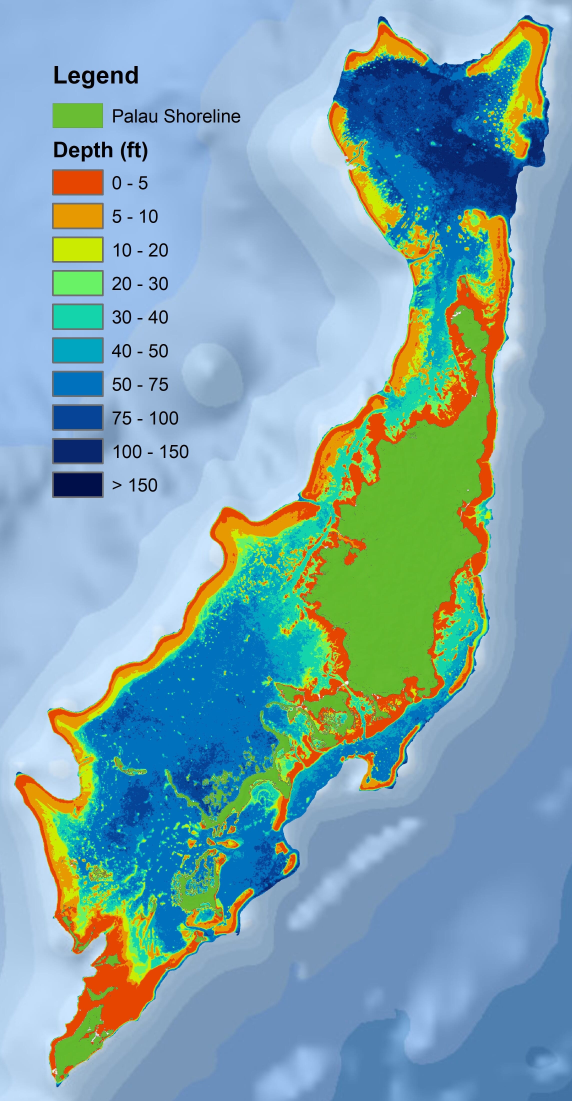
#> input picture data/raw/palau-bathymetry-map.jpg, 2288 x 4402 px (shown at 1/4 size)
$ python process_palau_underwater_image.py
#> lines starting #> are read from the running program, lines starting #| are printed output that depends on the picture; after the words box and inside, x2 and y2 are one past the last pixel; in counts of white or black regions, pixels touching at a corner belong together
### python/bathymesh/project.py
"""Project management for bathymesh."""

import logging
import shutil
from pathlib import Path
from typing import Optional

from bathymesh.config import MeshConfig

logger = logging.getLogger(__name__)


class Project:
    """
    Manages the directory structure and configuration for a bathymesh project.

    Standard structure:
    project_root/
    ├── data/
    │   ├── raw/
    │   ├── processed/
    │   └── meshes/
    ├── configs/
    └── debug_outs/
    """

    def __init__(self, root_dir: Path):
        self.root_dir = Path(root_dir).resolve()
        self.data_dir = self.root_dir / "data"
        self.raw_dir = self.data_dir / "raw"
        self.processed_dir = self.data_dir / "processed"
        self.meshes_dir = self.data_dir / "meshes"
        self.configs_dir = self.root_dir / "configs"
        self.debug_dir = self.root_dir / "debug_outs"

        self._ensure_structure()

    def _ensure_structure(self) -> None:
        """Create necessary directories if they don't exist."""
        for d in [
            self.raw_dir,
            self.processed_dir,
            self.meshes_dir,
            self.configs_dir,
            self.debug_dir,
        ]:
            d.mkdir(parents=True, exist_ok=True)

    # [16 lines left out: functions get_config_path, load_config, save_config, not called in this run]

    def get_raw_path(self, filename: str) -> Path:
        return self.raw_dir / filename

    def get_processed_path(self, filename: str) -> Path:
        return self.processed_dir / filename

    def get_mesh_path(self, filename: str) -> Path:
        return self.meshes_dir / filename

### python/bathymesh/image_processing/image_processor.py
"""Image to heightmap conversion utilities."""

import logging
from pathlib import Path
from typing import Dict, List, Optional, Tuple, Union

import numpy as np
from bathymesh.image_processing.color_mapper import ColorMapper
from PIL import Image
from skimage.color import rgb2lab
from sklearn.cluster import KMeans
from tqdm import tqdm

logger = logging.getLogger(__name__)


class ImageProcessor:
    """
    Processes images to create heightmaps based on color mapping.

    Uses vectorized processing with scikit-image's optimized LAB color conversion
    for maximum performance. Includes tqdm progress bars for long-running operations.
    """

    def __init__(self):
        """Initialize the processor."""
        self.logger = logger

    def load_image(
        self,
        image_path: Union[str, Path],
        preserve_full_resolution: bool = True,
        max_dimension: Optional[int] = None,
    ) -> np.ndarray:
        """
        Load an image file and return as RGB array with full resolution control.

        Args:
            image_path: Path to image file
            preserve_full_resolution: If True, loads at original resolution
            max_dimension: If specified, resize image so largest dimension is this size

        Returns:
            RGB image array with shape (height, width, 3)
        """
#> called with preserve_full_resolution = True
        with tqdm(
            desc=f"Loading image {Path(image_path).name}", total=1, unit="file"
        ) as pbar:
            # Prevent PIL from automatically limiting large images
            if preserve_full_resolution:
                # Remove PIL's default size limit
                Image.MAX_IMAGE_PIXELS = None

            with Image.open(image_path) as img:
                # Log original dimensions
#> img is the input picture: PIL image 2288x4402 RGB; mean R, G, B 125.8, 165.1, 173.2
                self.logger.info(
                    f"Original image size: {img.size[0]}x{img.size[1]} pixels"
                )

                # Resize if max_dimension is specified
                if max_dimension is not None:
                    current_max = max(img.size)
                    if current_max > max_dimension:
                        ratio = max_dimension / current_max
                        new_size = (int(img.size[0] * ratio), int(img.size[1] * ratio))
                        img = img.resize(new_size, Image.Resampling.LANCZOS)
                        self.logger.info(
                            f"Resized to: {new_size[0]}x{new_size[1]} pixels"
                        )

                # Convert to RGB (handles RGBA, grayscale, etc.)
                rgb_img = img.convert("RGB")
                result = np.array(rgb_img)

                self.logger.info(f"Loaded array shape: {result.shape}")
                pbar.update(1)
                return result

    def process_image_to_heightmap(
        self,
        image: np.ndarray,
        color_map: Dict[str, Union[float, Dict]],
        default_fuzziness: float = 10.0,
        region: Optional[Tuple[int, int, int, int]] = None,
        fill_nan_values: bool = False,
        fill_max_iterations: int = 100,
        fill_neighborhood_size: int = 1,
    ) -> np.ndarray:
        """
        Process an image to create a heightmap based on color mapping.

        Args:
            image: RGB image array with shape (height, width, 3)
            color_map: Dictionary mapping hex colors to values/config
            default_fuzziness: Default fuzziness for color matching
            region: Optional (x_start, y_start, x_end, y_end) for sub-region
            fill_nan_values: If True, iteratively fill NaN values with neighbor averages
            fill_max_iterations: Maximum iterations for NaN filling
            fill_neighborhood_size: Neighborhood size for filling (1=3x3, 2=5x5, etc.)

        Returns:
            2D heightmap array with float values (NaN for unmatched pixels, unless filled)
        """
#> called with default_fuzziness = 30, fill_nan_values = True, fill_max_iterations = 50, fill_neighborhood_size = 1
        if image.ndim != 3 or image.shape[2] != 3:
            raise ValueError(
                f"Expected RGB image with shape (H, W, 3), got {image.shape}"
            )

        # Extract region if specified
        if region is not None:
            x_start, y_start, x_end, y_end = region
            image = image[y_start:y_end, x_start:x_end]
            self.logger.info(
                f"Processing sub-region: ({x_start}, {y_start}) to ({x_end}, {y_end})"
            )

        height, width = image.shape[:2]
        self.logger.info(
            f"Processing image of size {width}x{height} with {len(color_map)} color mappings"
        )

        # Initialize color mapper
        mapper = ColorMapper(color_map, default_fuzziness)
#> the loop in __init__, `for hex_color, config in color_map.items():` made 20 passes
#> after the loop in __init__, `for hex_color, config in color_map.items():`: self.color_map = 20 items

        # Generate initial heightmap
        heightmap = self._process_vectorized_optimized(image, mapper)

        # Optionally fill NaN values
        if fill_nan_values:
            heightmap = self.fill_nan_values(
                heightmap,
                max_iterations=fill_max_iterations,
                neighborhood_size=fill_neighborhood_size,
            )

        return heightmap

    def _process_vectorized_optimized(
        self, image: np.ndarray, mapper: ColorMapper
    ) -> np.ndarray:
        """Vectorized processing using scikit-image LAB conversion."""
        height, width = image.shape[:2]

        # Create heightmap array
        heightmap = np.full((height, width), np.nan, dtype=np.float64)
        heightmap_flat = heightmap.reshape(-1)

        # Convert to LAB using scikit-image (optimized)
        with tqdm(desc="Converting to LAB", total=1, unit="step") as pbar:
            # Normalize to 0-1 for scikit-image
            image_norm = image.astype(np.float64) / 255.0
            lab_image = rgb2lab(image_norm)
#> lab_image: shape (4402, 2288, 3) float64; mean of channels 0, 1, 2 66.5, -4.8, -8.2
            pixels_lab = lab_image.reshape(-1, 3)
            pbar.update(1)

        matched_pixels = 0

        # Process each color mapping
        with tqdm(
            total=len(mapper.color_map), desc="Processing color mappings", unit="colors"
        ) as pbar:
            for hex_color, config in mapper.color_map.items():
                target_lab = np.array(config["lab"])
                fuzziness = config["fuzziness"]
                value = config["value"]

                # Vectorized distance calculation
                distances = np.sqrt(np.sum((pixels_lab - target_lab) ** 2, axis=1))
                mask = (distances <= fuzziness) & np.isnan(heightmap_flat)

                heightmap_flat[mask] = value
                matched_pixels += np.sum(mask)
                pbar.update(1)
#> this loop made 20 passes
#> (hex_color, target_lab, value, matched_pixels) on passes 1 to 8: ('#101320', [6.14, 2.49, -9.34], -100, 58753), ('#a85ef9', [55.25, 58.8, -66.33], -50, 58753), ('#9a85cc', [59.89, 22.92, -33.86], -20, 3446378), ('#928ecd', [61.54, 15.59, -31.91], 0, 6039688), ('#9ba7e3', [69.58, 9.54, -31.6], 20, 7257075), ('#1e88d1', [54.54, -2.51, -45.53], 37.5, 7402065), ('#000f4a', [7.55, 21.25, -37.82], -50, 7688227), ('#08266e', [18.2, 20.6, -44.45], -25, 7688282)
#> after the loop, matched_pixels = 9943230

        match_percentage = (matched_pixels / len(heightmap_flat)) * 100
#> match_percentage = 98.72
        self.logger.info(
            f"Matched {matched_pixels}/{len(heightmap_flat)} pixels ({match_percentage:.1f}%)"
        )

        return heightmap_flat.reshape(height, width)
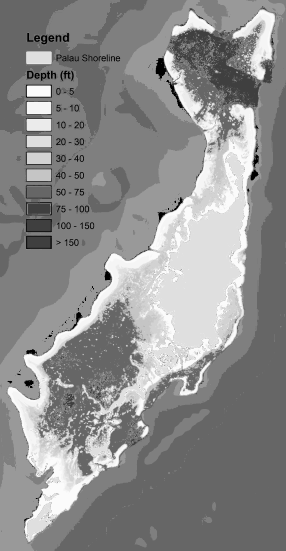
#> returned value: shape (4402, 2288) float64 (shown at 1/8 size); 1.28% of the values are NaN or infinite; the others: min -100, max 100, mean 12.27; drawn with min black, max white, NaN and infinite black

    def fill_nan_values(
        self,
        heightmap: np.ndarray,
        max_iterations: int = 100,
        convergence_threshold: float = 1e-6,
        neighborhood_size: int = 1,
    ) -> np.ndarray:
        """
        Iteratively fill NaN values with the average of their non-NaN neighbors.

        Args:
            heightmap: 2D heightmap array with potential NaN values
            max_iterations: Maximum number of filling iterations
            convergence_threshold: Stop when change between iterations is below this
            neighborhood_size: Size of neighborhood (1 = 3x3, 2 = 5x5, etc.)

        Returns:
            Heightmap with NaN values filled
        """
#> called with max_iterations = 50, convergence_threshold = 1e-06, neighborhood_size = 1
        if not np.any(np.isnan(heightmap)):
            self.logger.info("No NaN values found - skipping fill operation")
            return heightmap.copy()

        # Work with a copy to preserve original
        filled_heightmap = heightmap.copy()

        initial_nan_count = np.sum(np.isnan(filled_heightmap))
#> initial_nan_count = 128546
        self.logger.info(
            f"Starting NaN filling: {initial_nan_count:,} NaN pixels to fill"
        )

        with tqdm(
            total=max_iterations,
            desc="Filling NaN values",
            unit="iterations",
            position=0,
        ) as pbar:
            for iteration in range(max_iterations):
                # Track changes for convergence
                old_heightmap = filled_heightmap.copy()

                # Find current NaN locations
                nan_mask = np.isnan(filled_heightmap)

                if not np.any(nan_mask):
                    self.logger.info(
                        f"All NaN values filled after {iteration} iterations"
                    )
                    break

                # Process each NaN pixel
                nan_locations = np.where(nan_mask)
                pixels_filled_this_iteration = 0

                for i, j in tqdm(
                    zip(nan_locations[0], nan_locations[1]),
                    desc="Processing NaN pixels",
                    leave=True,
                    position=1,
                ):
                    # Define neighborhood bounds
                    row_start = max(0, i - neighborhood_size)
                    row_end = min(filled_heightmap.shape[0], i + neighborhood_size + 1)
                    col_start = max(0, j - neighborhood_size)
                    col_end = min(filled_heightmap.shape[1], j + neighborhood_size + 1)

                    # Extract neighborhood
                    neighborhood = filled_heightmap[
                        row_start:row_end, col_start:col_end
                    ]

                    # Calculate mean of non-NaN neighbors
                    valid_neighbors = neighborhood[~np.isnan(neighborhood)]

                    if len(valid_neighbors) > 0:
                        filled_heightmap[i, j] = np.mean(valid_neighbors)
                        pixels_filled_this_iteration += 1

                # Check for convergence
                if pixels_filled_this_iteration == 0:
                    remaining_nans = np.sum(np.isnan(filled_heightmap))
                    if remaining_nans > 0:
                        self.logger.warning(
                            f"Convergence reached with {remaining_nans} isolated NaN pixels remaining"
                        )
                    break

                # Calculate change for convergence check
                change = np.nanmean(np.abs(filled_heightmap - old_heightmap))
                if change < convergence_threshold:
                    self.logger.info(
                        f"Converged after {iteration + 1} iterations (change: {change:.2e})"
                    )
                    break

                # Update progress
                current_nan_count = np.sum(np.isnan(filled_heightmap))
                pbar.set_postfix(
                    {
                        "NaN pixels": f"{current_nan_count:,}",
                        "Filled": f"{pixels_filled_this_iteration:,}",
                        "Change": f"{change:.2e}",
                    }
                )
                pbar.update(1)
#> this loop made 1 pass
#> (nan_locations, change) on pass 1: (128546 positions, rows 50 to 4335, columns 48 to 2215, 0)
#> pass 1, in fill_nan_values, `nan_mask = np.isnan(filled_heightmap)`:
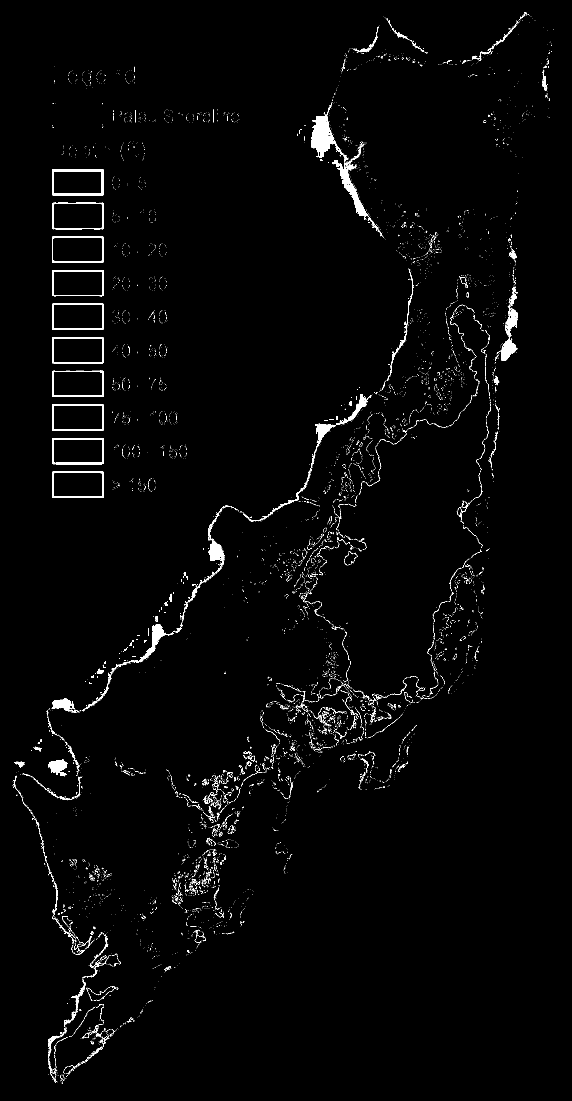
#> nan_mask: shape (4402, 2288) bool (shown at 1/4 size); 1.3% white; 12868 white regions (12526 under 20 px), largest, box (x1, y1, x2, y2) and area: (1246, 457, 1375, 632) 9824, (1328, 640, 1513, 923) 6401, (1244, 1578, 1474, 1869) 4773

        final_nan_count = np.sum(np.isnan(filled_heightmap))
#> final_nan_count = 0
#> (the rest of the program and of its run is left out)
